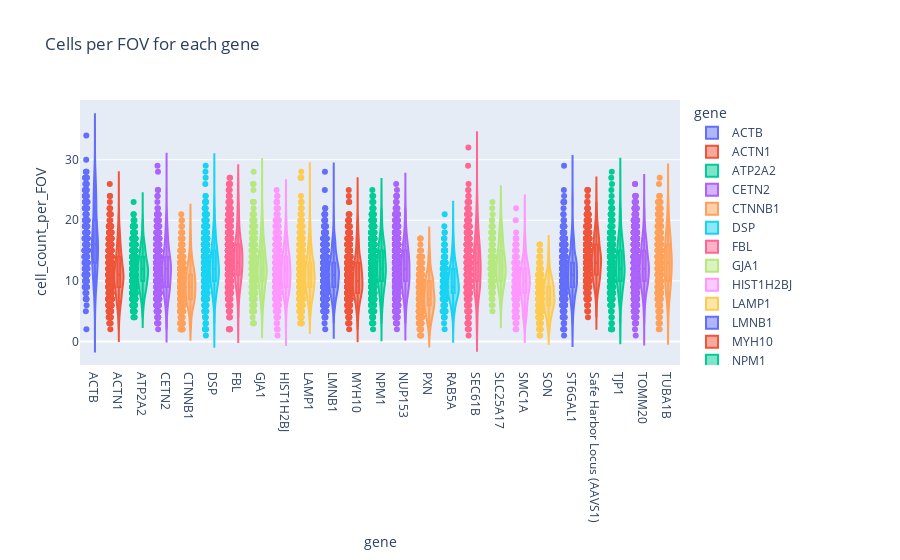

Notebook cell for this chart:
### Code cell
fig_cells_fov = px.violin(
    cells_per_fov,
    x=cells_per_fov.gene,
    y=cells_per_fov.cell_count_per_FOV,
    box=True,
    points='all',
    color=cells_per_fov.gene,
    hover_data=cells_per_fov,
    title="Cells per FOV for each gene"
)
fig_cells_fov.show()

### Figure 1 — Plotly figure (JSON) as saved in the notebook; plotly's stock layout.template omitted (floating-point values rounded to 4 significant figures; data arrays with more than 128 entries replaced by an {"elided": "..."} marker saying what was removed)
{"data": [{"alignmentgroup": "True", "box": {"visible": true}, "customdata": {"elided": "243x1 int values"}, "hovertemplate": "gene=%{x}<br>cell_count_per_FOV=%{y}<br>FOVId=%{customdata[0]}<extra></extra>", "legendgroup": "ACTB", "marker": {"color": "#636efa"}, "name": "ACTB", "offsetgroup": "ACTB", "orientation": "v", "points": "all", "scalegroup": "True", "showlegend": true, "type": "violin", "x": {"elided": "243 str values"}, "x0": " ", "xaxis": "x", "y": {"elided": "243 int values"}, "y0": " ", "yaxis": "y"}, {"alignmentgroup": "True", "box": {"visible": true}, "customdata": {"elided": "725x1 int values"}, "hovertemplate": "gene=%{x}<br>cell_count_per_FOV=%{y}<br>FOVId=%{customdata[0]}<extra></extra>", "legendgroup": "ACTN1", "marker": {"color": "#EF553B"}, "name": "ACTN1", "offsetgroup": "ACTN1", "orientation": "v", "points": "all", "scalegroup": "True", "showlegend": true, "type": "violin", "x": {"elided": "725 str values"}, "x0": " ", "xaxis": "x", "y": {"elided": "725 int values"}, "y0": " ", "yaxis": "y"}, {"alignmentgroup": "True", "box": {"visible": true}, "customdata": {"elided": "872x1 int values"}, "hovertemplate": "gene=%{x}<br>cell_count_per_FOV=%{y}<br>FOVId=%{customdata[0]}<extra></extra>", "legendgroup": "ATP2A2", "marker": {"color": "#00cc96"}, "name": "ATP2A2", "offsetgroup": "ATP2A2", "orientation": "v", "points": "all", "scalegroup": "True", "showlegend": true, "type": "violin", "x": {"elided": "872 str values"}, "x0": " ", "xaxis": "x", "y": {"elided": "872 int values"}, "y0": " ", "yaxis": "y"}, {"alignmentgroup": "True", "box": {"visible": true}, "customdata": {"elided": "631x1 int values"}, "hovertemplate": "gene=%{x}<br>cell_count_per_FOV=%{y}<br>FOVId=%{customdata[0]}<extra></extra>", "legendgroup": "CETN2", "marker": {"color": "#ab63fa"}, "name": "CETN2", "offsetgroup": "CETN2", "orientation": "v", "points": "all", "scalegroup": "True", "showlegend": true, "type": "violin", "x": {"elided": "631 str values"}, "x0": " ", "xaxis": "x", "y": {"elided": "631 int values"}, "y0": " ", "yaxis": "y"}, {"alignmentgroup": "True", "box": {"visible": true}, "customdata": {"elided": "658x1 int values"}, "hovertemplate": "gene=%{x}<br>cell_count_per_FOV=%{y}<br>FOVId=%{customdata[0]}<extra></extra>", "legendgroup": "CTNNB1", "marker": {"color": "#FFA15A"}, "name": "CTNNB1", "offsetgroup": "CTNNB1", "orientation": "v", "points": "all", "scalegroup": "True", "showlegend": true, "type": "violin", "x": {"elided": "658 str values"}, "x0": " ", "xaxis": "x", "y": {"elided": "658 int values"}, "y0": " ", "yaxis": "y"}, {"alignmentgroup": "True", "box": {"visible": true}, "customdata": {"elided": "821x1 int values"}, "hovertemplate": "gene=%{x}<br>cell_count_per_FOV=%{y}<br>FOVId=%{customdata[0]}<extra></extra>", "legendgroup": "DSP", "marker": {"color": "#19d3f3"}, "name": "DSP", "offsetgroup": "DSP", "orientation": "v", "points": "all", "scalegroup": "True", "showlegend": true, "type": "violin", "x": {"elided": "821 str values"}, "x0": " ", "xaxis": "x", "y": {"elided": "821 int values"}, "y0": " ", "yaxis": "y"}, {"alignmentgroup": "True", "box": {"visible": true}, "customdata": {"elided": "760x1 int values"}, "hovertemplate": "gene=%{x}<br>cell_count_per_FOV=%{y}<br>FOVId=%{customdata[0]}<extra></extra>", "legendgroup": "FBL", "marker": {"color": "#FF6692"}, "name": "FBL", "offsetgroup": "FBL", "orientation": "v", "points": "all", "scalegroup": "True", "showlegend": true, "type": "violin", "x": {"elided": "760 str values"}, "x0": " ", "xaxis": "x", "y": {"elided": "760 int values"}, "y0": " ", "yaxis": "y"}, {"alignmentgroup": "True", "box": {"visible": true}, "customdata": {"elided": "528x1 int values"}, "hovertemplate": "gene=%{x}<br>cell_count_per_FOV=%{y}<br>FOVId=%{customdata[0]}<extra></extra>", "legendgroup": "GJA1", "marker": {"color": "#B6E880"}, "name": "GJA1", "offsetgroup": "GJA1", "orientation": "v", "points": "all", "scalegroup": "True", "showlegend": true, "type": "violin", "x": {"elided": "528 str values"}, "x0": " ", "xaxis": "x", "y": {"elided": "528 int values"}, "y0": " ", "yaxis": "y"}, {"alignmentgroup": "True", "box": {"visible": true}, "customdata": {"elided": "1343x1 int values"}, "hovertemplate": "gene=%{x}<br>cell_count_per_FOV=%{y}<br>FOVId=%{customdata[0]}<extra></extra>", "legendgroup": "HIST1H2BJ", "marker": {"color": "#FF97FF"}, "name": "HIST1H2BJ", "offsetgroup": "HIST1H2BJ", "orientation": "v", "points": "all", "scalegroup": "True", "showlegend": true, "type": "violin", "x": {"elided": "1343 str values"}, "x0": " ", "xaxis": "x", "y": {"elided": "1343 int values"}, "y0": " ", "yaxis": "y"}, {"alignmentgroup": "True", "box": {"visible": true}, "customdata": {"elided": "952x1 int values"}, "hovertemplate": "gene=%{x}<br>cell_count_per_FOV=%{y}<br>FOVId=%{customdata[0]}<extra></extra>", "legendgroup": "LAMP1", "marker": {"color": "#FECB52"}, "name": "LAMP1", "offsetgroup": "LAMP1", "orientation": "v", "points": "all", "scalegroup": "True", "showlegend": true, "type": "violin", "x": {"elided": "952 str values"}, "x0": " ", "xaxis": "x", "y": {"elided": "952 int values"}, "y0": " ", "yaxis": "y"}, {"alignmentgroup": "True", "box": {"visible": true}, "customdata": {"elided": "1095x1 int values"}, "hovertemplate": "gene=%{x}<br>cell_count_per_FOV=%{y}<br>FOVId=%{customdata[0]}<extra></extra>", "legendgroup": "LMNB1", "marker": {"color": "#636efa"}, "name": "LMNB1", "offsetgroup": "LMNB1", "orientation": "v", "points": "all", "scalegroup": "True", "showlegend": true, "type": "violin", "x": {"elided": "1095 str values"}, "x0": " ", "xaxis": "x", "y": {"elided": "1095 int values"}, "y0": " ", "yaxis": "y"}, {"alignmentgroup": "True", "box": {"visible": true}, "customdata": {"elided": "604x1 int values"}, "hovertemplate": "gene=%{x}<br>cell_count_per_FOV=%{y}<br>FOVId=%{customdata[0]}<extra></extra>", "legendgroup": "MYH10", "marker": {"color": "#EF553B"}, "name": "MYH10", "offsetgroup": "MYH10", "orientation": "v", "points": "all", "scalegroup": "True", "showlegend": true, "type": "violin", "x": {"elided": "604 str values"}, "x0": " ", "xaxis": "x", "y": {"elided": "604 int values"}, "y0": " ", "yaxis": "y"}, {"alignmentgroup": "True", "box": {"visible": true}, "customdata": {"elided": "1009x1 int values"}, "hovertemplate": "gene=%{x}<br>cell_count_per_FOV=%{y}<br>FOVId=%{customdata[0]}<extra></extra>", "legendgroup": "NPM1", "marker": {"color": "#00cc96"}, "name": "NPM1", "offsetgroup": "NPM1", "orientation": "v", "points": "all", "scalegroup": "True", "showlegend": true, "type": "violin", "x": {"elided": "1009 str values"}, "x0": " ", "xaxis": "x", "y": {"elided": "1009 int values"}, "y0": " ", "yaxis": "y"}, {"alignmentgroup": "True", "box": {"visible": true}, "customdata": {"elided": "1458x1 int values"}, "hovertemplate": "gene=%{x}<br>cell_count_per_FOV=%{y}<br>FOVId=%{customdata[0]}<extra></extra>", "legendgroup": "NUP153", "marker": {"color": "#ab63fa"}, "name": "NUP153", "offsetgroup": "NUP153", "orientation": "v", "points": "all", "scalegroup": "True", "showlegend": true, "type": "violin", "x": {"elided": "1458 str values"}, "x0": " ", "xaxis": "x", "y": {"elided": "1458 int values"}, "y0": " ", "yaxis": "y"}, {"alignmentgroup": "True", "box": {"visible": true}, "customdata": {"elided": "494x1 int values"}, "hovertemplate": "gene=%{x}<br>cell_count_per_FOV=%{y}<br>FOVId=%{customdata[0]}<extra></extra>", "legendgroup": "PXN", "marker": {"color": "#FFA15A"}, "name": "PXN", "offsetgroup": "PXN", "orientation": "v", "points": "all", "scalegroup": "True", "showlegend": true, "type": "violin", "x": {"elided": "494 str values"}, "x0": " ", "xaxis": "x", "y": {"elided": "494 int values"}, "y0": " ", "yaxis": "y"}, {"alignmentgroup": "True", "box": {"visible": true}, "customdata": {"elided": "267x1 int values"}, "hovertemplate": "gene=%{x}<br>cell_count_per_FOV=%{y}<br>FOVId=%{customdata[0]}<extra></extra>", "legendgroup": "RAB5A", "marker": {"color": "#19d3f3"}, "name": "RAB5A", "offsetgroup": "RAB5A", "orientation": "v", "points": "all", "scalegroup": "True", "showlegend": true, "type": "violin", "x": {"elided": "267 str values"}, "x0": " ", "xaxis": "x", "y": {"elided": "267 int values"}, "y0": " ", "yaxis": "y"}, {"alignmentgroup": "True", "box": {"visible": true}, "customdata": {"elided": "523x1 int values"}, "hovertemplate": "gene=%{x}<br>cell_count_per_FOV=%{y}<br>FOVId=%{customdata[0]}<extra></extra>", "legendgroup": "SEC61B", "marker": {"color": "#FF6692"}, "name": "SEC61B", "offsetgroup": "SEC61B", "orientation": "v", "points": "all", "scalegroup": "True", "showlegend": true, "type": "violin", "x": {"elided": "523 str values"}, "x0": " ", "xaxis": "x", "y": {"elided": "523 int values"}, "y0": " ", "yaxis": "y"}, {"alignmentgroup": "True", "box": {"visible": true}, "customdata": {"elided": "156x1 int values"}, "hovertemplate": "gene=%{x}<br>cell_count_per_FOV=%{y}<br>FOVId=%{customdata[0]}<extra></extra>", "legendgroup": "SLC25A17", "marker": {"color": "#B6E880"}, "name": "SLC25A17", "offsetgroup": "SLC25A17", "orientation": "v", "points": "all", "scalegroup": "True", "showlegend": true, "type": "violin", "x": {"elided": "156 str values"}, "x0": " ", "xaxis": "x", "y": {"elided": "156 int values"}, "y0": " ", "yaxis": "y"}, {"alignmentgroup": "True", "box": {"visible": true}, "customdata": {"elided": "245x1 int values"}, "hovertemplate": "gene=%{x}<br>cell_count_per_FOV=%{y}<br>FOVId=%{customdata[0]}<extra></extra>", "legendgroup": "SMC1A", "marker": {"color": "#FF97FF"}, "name": "SMC1A", "offsetgroup": "SMC1A", "orientation": "v", "points": "all", "scalegroup": "True", "showlegend": true, "type": "violin", "x": {"elided": "245 str values"}, "x0": " ", "xaxis": "x", "y": {"elided": "245 int values"}, "y0": " ", "yaxis": "y"}, {"alignmentgroup": "True", "box": {"visible": true}, "customdata": {"elided": "393x1 int values"}, "hovertemplate": "gene=%{x}<br>cell_count_per_FOV=%{y}<br>FOVId=%{customdata[0]}<extra></extra>", "legendgroup": "SON", "marker": {"color": "#FECB52"}, "name": "SON", "offsetgroup": "SON", "orientation": "v", "points": "all", "scalegroup": "True", "showlegend": true, "type": "violin", "x": {"elided": "393 str values"}, "x0": " ", "xaxis": "x", "y": {"elided": "393 int values"}, "y0": " ", "yaxis": "y"}, {"alignmentgroup": "True", "box": {"visible": true}, "customdata": {"elided": "570x1 int values"}, "hovertemplate": "gene=%{x}<br>cell_count_per_FOV=%{y}<br>FOVId=%{customdata[0]}<extra></extra>", "legendgroup": "ST6GAL1", "marker": {"color": "#636efa"}, "name": "ST6GAL1", "offsetgroup": "ST6GAL1", "orientation": "v", "points": "all", "scalegroup": "True", "showlegend": true, "type": "violin", "x": {"elided": "570 str values"}, "x0": " ", "xaxis": "x", "y": {"elided": "570 int values"}, "y0": " ", "yaxis": "y"}, {"alignmentgroup": "True", "box": {"visible": true}, "customdata": {"elided": "599x1 int values"}, "hovertemplate": "gene=%{x}<br>cell_count_per_FOV=%{y}<br>FOVId=%{customdata[0]}<extra></extra>", "legendgroup": "Safe Harbor Locus (AAVS1)", "marker": {"color": "#EF553B"}, "name": "Safe Harbor Locus (AAVS1)", "offsetgroup": "Safe Harbor Locus (AAVS1)", "orientation": "v", "points": "all", "scalegroup": "True", "showlegend": true, "type": "violin", "x": {"elided": "599 str values"}, "x0": " ", "xaxis": "x", "y": {"elided": "599 int values"}, "y0": " ", "yaxis": "y"}, {"alignmentgroup": "True", "box": {"visible": true}, "customdata": {"elided": "459x1 int values"}, "hovertemplate": "gene=%{x}<br>cell_count_per_FOV=%{y}<br>FOVId=%{customdata[0]}<extra></extra>", "legendgroup": "TJP1", "marker": {"color": "#00cc96"}, "name": "TJP1", "offsetgroup": "TJP1", "orientation": "v", "points": "all", "scalegroup": "True", "showlegend": true, "type": "violin", "x": {"elided": "459 str values"}, "x0": " ", "xaxis": "x", "y": {"elided": "459 int values"}, "y0": " ", "yaxis": "y"}, {"alignmentgroup": "True", "box": {"visible": true}, "customdata": {"elided": "1963x1 int values"}, "hovertemplate": "gene=%{x}<br>cell_count_per_FOV=%{y}<br>FOVId=%{customdata[0]}<extra></extra>", "legendgroup": "TOMM20", "marker": {"color": "#ab63fa"}, "name": "TOMM20", "offsetgroup": "TOMM20", "orientation": "v", "points": "all", "scalegroup": "True", "showlegend": true, "type": "violin", "x": {"elided": "1963 str values"}, "x0": " ", "xaxis": "x", "y": {"elided": "1963 int values"}, "y0": " ", "yaxis": "y"}, {"alignmentgroup": "True", "box": {"visible": true}, "customdata": {"elided": "730x1 int values"}, "hovertemplate": "gene=%{x}<br>cell_count_per_FOV=%{y}<br>FOVId=%{customdata[0]}<extra></extra>", "legendgroup": "TUBA1B", "marker": {"color": "#FFA15A"}, "name": "TUBA1B", "offsetgroup": "TUBA1B", "orientation": "v", "points": "all", "scalegroup": "True", "showlegend": true, "type": "violin", "x": {"elided": "730 str values"}, "x0": " ", "xaxis": "x", "y": {"elided": "730 int values"}, "y0": " ", "yaxis": "y"}], "layout": {"autosize": true, "legend": {"title": {"text": "gene"}, "tracegroupgap": 0}, "title": {"text": "Cells per FOV for each gene"}, "violinmode": "overlay", "xaxis": {"anchor": "y", "autorange": true, "categoryarray": ["ACTB", "ACTN1", "ATP2A2", "CETN2", "CTNNB1", "DSP", "FBL", "GJA1", "HIST1H2BJ", "LAMP1", "LMNB1", "MYH10", "NPM1", "NUP153", "PXN", "RAB5A", "SEC61B", "SLC25A17", "SMC1A", "SON", "ST6GAL1", "Safe Harbor Locus (AAVS1)", "TJP1", "TOMM20", "TUBA1B"], "categoryorder": "array", "domain": [0, 1], "range": [-0.5751, 24.5], "title": {"text": "gene"}, "type": "category"}, "yaxis": {"anchor": "x", "autorange": true, "domain": [0, 1], "range": [-3.88, 39.85], "title": {"text": "cell_count_per_FOV"}, "type": "linear"}}}
